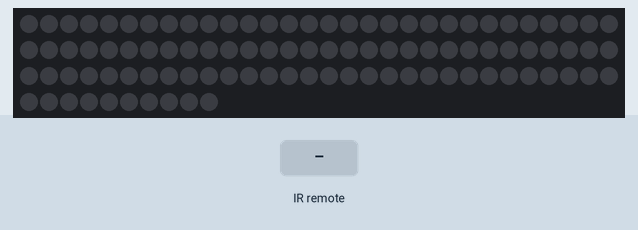
Simulated run of this sketch. Board: Arduino Uno, built with avr-gcc and run on an emulated ATmega328P. Shown: 100 RGB LEDs in strip order, left to right, continuing on the next row. The inputs (shaded band) are chosen by the test bench. Dim RGB values are drawn brighter than linear.

Above: at 1.2 s.
1.3 s: infrared code 0xFF1AE5 received
At 2.07 s:
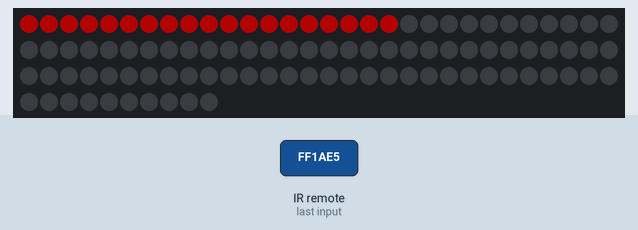
At 5.5 s:
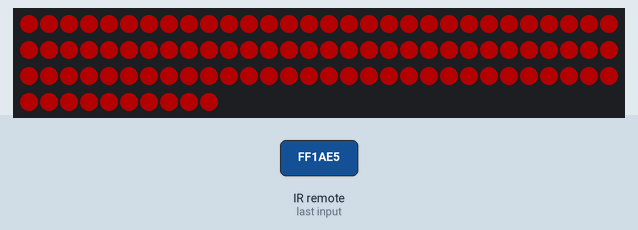
Timing chart, 0 to 7.0 s (numbered marks = the images above; inputs shaded):
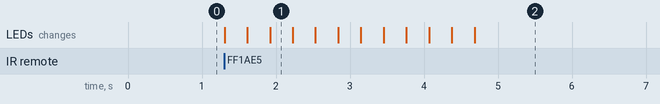

The sketch:

Sterownik_do_led_w_ir.ino
```cpp
#include <IRremote.h>
#include <Adafruit_NeoPixel.h>
#define irPin 11
#define PIN 6
Adafruit_NeoPixel strip = Adafruit_NeoPixel(100, PIN, NEO_GRB + NEO_KHZ800);
IRrecv irrecv(irPin);
decode_results results;
int     mode     = 0;
void setup() {
  strip.begin();
  strip.show();
  Serial.begin(9600);
  irrecv.enableIRIn();
}

void loop() {
 if (irrecv.decode(&results)){
  switch (results.value){

  case 0xFF1AE5:
   colorWipe(strip.Color(255,   0,   0), 30);

       break;

    case 0xFF9A65:

    colorWipe(strip.Color(  0, 255,   0), 30);


    break;

    case 0xFFA25D:

    colorWipe(strip.Color(  0,   0, 255), 30);


    break;
    case 0xFF22DD:

    colorWipe(strip.Color( 255,255,255),30);

    break;

  }
  irrecv.resume();
 }

}
void colorWipe(uint32_t color, int wait) {
  for(int i=0; i<300; i++) {
    strip.setPixelColor(i, color);
    strip.setBrightness(60);
    strip.show();
    delay(wait);
  }
}
```

Measured:
- after the input at 1.3 s, the LEDs: first change at once (image 1 shows a later state)
